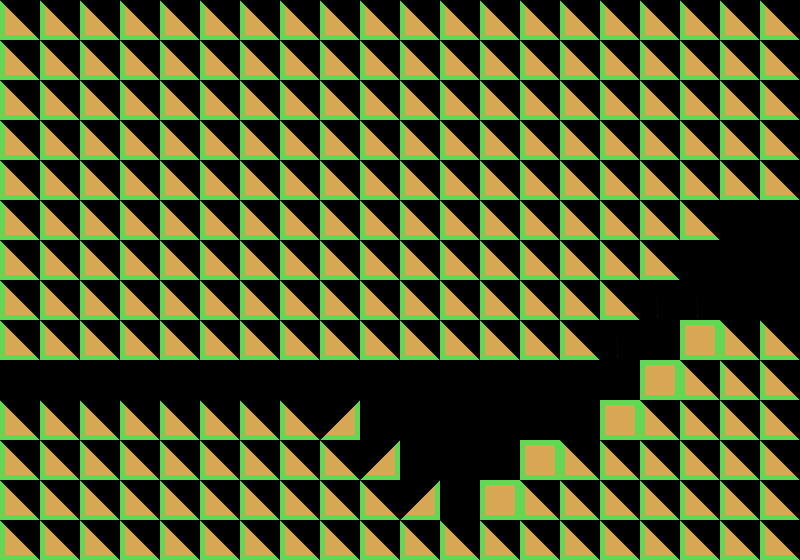

The image is a tile-based game level rendered from a .tmx file. Its description and source (layers, tilesets, objects; grid data summarised) follow:
An orthogonal 20x14 tile map with 40x40 px tiles, 1 tile layer (Platforms) and 3 objects (1, 2, 3).

<map version="1.8" tiledversion="1.8.2" orientation="orthogonal" renderorder="right-down" width="20" height="14" tilewidth="40" tileheight="40" infinite="0" nextlayerid="2" nextobjectid="1">
 <editorsettings>
  <export target="map.json" format="json" />
 </editorsettings>
 <tileset firstgid="1" name="simple_tileset" tilewidth="40" tileheight="40" tilecount="4" columns="2">
  <image source="../tile_map.png" width="80" height="80" />
  <tile id="0" type="1">
   <objectgroup draworder="index" id="2">
    <object id="1" name="box" type="1" x="0" y="0">
     <polygon points="0,0 40,0 40,40 0,40 0,0" />
    </object>
   </objectgroup>
  </tile>
  <tile id="1" type="4" />
  <tile id="2" type="2">
   <objectgroup draworder="index" id="2">
    <object id="1" name="triangleLeft" type="2" x="0" y="0">
     <polygon points="0,0 40,40 0,40" />
    </object>
   </objectgroup>
  </tile>
  <tile id="3" type="3">
   <objectgroup draworder="index" id="2">
    <object id="1" name="triangleRight" type="3" x="40" y="0">
     <polygon points="0,0 0,40 -40,40" />
    </object>
   </objectgroup>
  </tile>
 </tileset>
 <layer id="1" name="Platforms" width="20" height="14">
  <data>[280 cells, 246 non-empty, 4 distinct tile ids]</data>
 </layer>
</map>